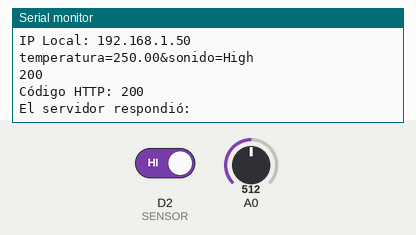
A sketch run on a simulated ESP8266 (NodeMCU). On the bench: the last lines printed to the serial monitor. The test bench sets the inputs (shaded band); at power-on: D2 (SENSOR) HIGH, A0 = 512. WiFi joins after 1.5 s; servers stay silent unless stated; uploads are accepted with an empty reply.

Above: at 2.7 s.
2.8 s: D2 (SENSOR) driven LOW
At 11.86 s:
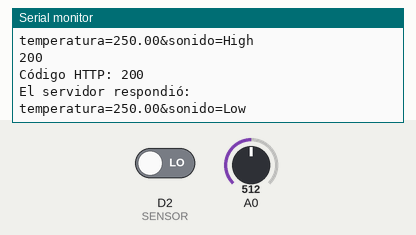
13.2 s: A0 set to 716
At 22.06 s:
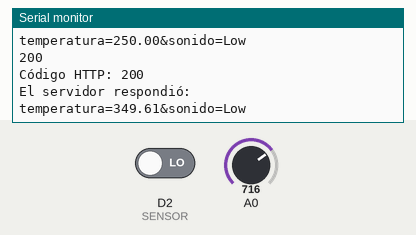
23.4 s: A0 set to 900
At 32.26 s:
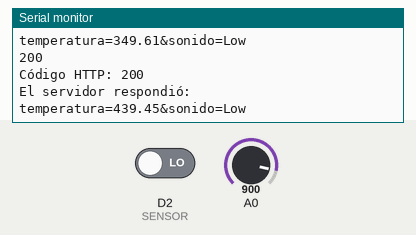
33.6 s: D2 (SENSOR) driven HIGH
At 42.46 s:
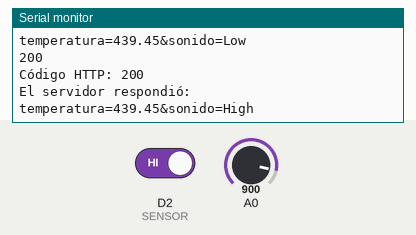

The sketch:

Arduino.ino
```cpp
#include <ESP8266HTTPClient.h>
#include <ESP8266WiFiMulti.h>
#include <WiFiClient.h>

const char* ssid ="Nombre de la red 2.4 GHZ";
const char* password ="Password";

int TMP = 0;
float temperatura=0;
int SENSOR = D2;
bool a=false;

WiFiClient client;

void setup() {
    pinMode(SENSOR, INPUT);
  Serial.begin(115200);
  Serial.println("DHT 11 prueba de conexión con el servidor");

  WiFi.begin(ssid, password);
  Serial.print("Conectando...");
  while (WiFi.status()!= WL_CONNECTED) {
    delay(500);
    Serial.print(".");
  }
  Serial.println("Conexión OK!");
  Serial.print("IP Local: ");
  Serial.println(WiFi.localIP());
}

void loop() {
  EnvioDatos();
}

// rutina de envio de datos por POST
void EnvioDatos(){
  String sonido;
  temperatura = analogRead(TMP); // analogRead lee los valores del ping analogico A0.
  temperatura=(5.0 * temperatura * 100.0)/1024.0; // calibramos la temperatura con la siguiente formula
    a = false;
    if(digitalRead(SENSOR)==LOW){
    a = true;
    }
    if(a==true){sonido="Low";
    }else{sonido="High";
    }

  if (WiFi.status() == WL_CONNECTED){
     HTTPClient http;  // creo el objeto http
     String datos_a_enviar = "temperatura=" + String(temperatura) + "&sonido=" + sonido;
       Serial.println(datos_a_enviar);
     http.begin(client,"http://192.168.100.4/EnvioDatos.php");// Poner la IP del dispositivo que vayamos a usar y la pagina adonde iran los datos
     http.addHeader("Content-Type", "application/x-www-form-urlencoded");

     int codigo_respuesta = http.POST(datos_a_enviar);
       Serial.println(codigo_respuesta);
     if (codigo_respuesta>0){
      Serial.println("Código HTTP: "+ String(codigo_respuesta));
        if (codigo_respuesta == 200){
          String cuerpo_respuesta = http.getString();
          Serial.println("El servidor respondió: ");
          Serial.println(cuerpo_respuesta);
        }
     } else {
        Serial.print("Error enviado POST, código: ");
        Serial.println(codigo_respuesta);
     }
     http.end();  // libero recursos

  } else {
     Serial.println("Error en la conexion WIFI");
  }
  delay(10000); //espera 10s
}
```

Measured:
- after the input at 2.8 s, the serial monitor: prints a new line after 8.9 s (image 1)
- after the input at 13.2 s, the serial monitor: prints a new line after 8.7 s (image 2)
- after the input at 23.4 s, the serial monitor: prints a new line after 8.7 s (image 3)
- after the input at 33.6 s, the serial monitor: prints a new line after 8.7 s (image 4)
